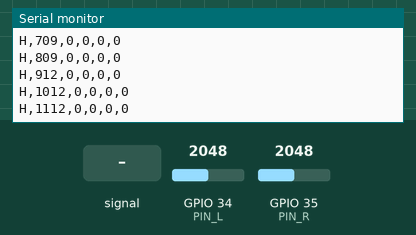
The sketch below on a simulated ESP32. Shown: the last lines printed to the serial monitor. The inputs (shaded band) are chosen by the test bench; at power-on: GPIO 34 (PIN_L) = 2048, GPIO 35 (PIN_R) = 2048 (analog values on the 0–4095 scale).

Above: at 1.2 s.
1.3 s: GPIO 34 (PIN_L) fed a 200 Hz sine of ±327 counts around its level
At 1.32 s:
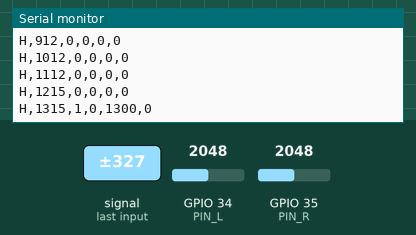
2.8 s: GPIO 34 (PIN_L) set to 2866
At 2.93 s:
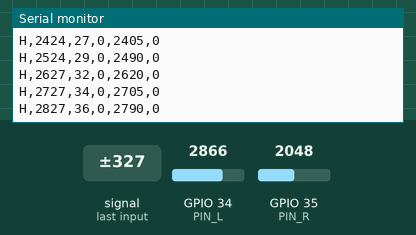
4.3 s: GPIO 35 (PIN_R) set to 2866
At 4.35 s:
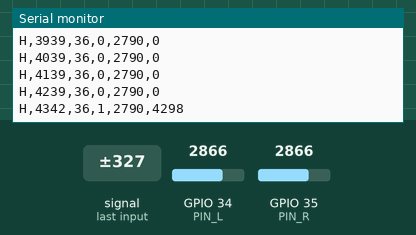
5.8 s: GPIO 35 (PIN_R) fed a 200 Hz sine of ±1023 counts around its level
At 5.86 s:
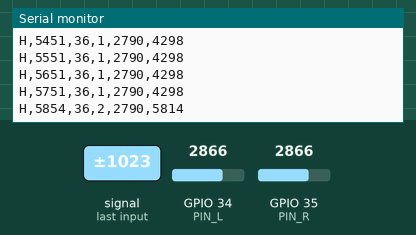
7.3 s: GPIO 34 (PIN_L) fed a 2 Hz sine of ±1228 counts around its level
At 7.57 s:
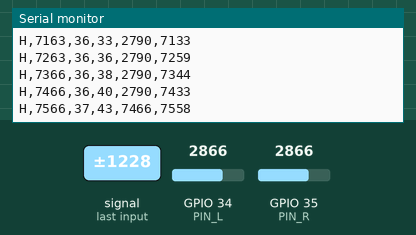
8.8 s: GPIO 35 (PIN_R) fed a 1000 Hz sine of ±1023 counts around its level
At 8.98 s:
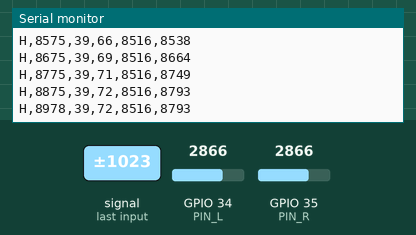
Timing chart, 0 to 11.3 s (numbered marks = the images above; inputs shaded):
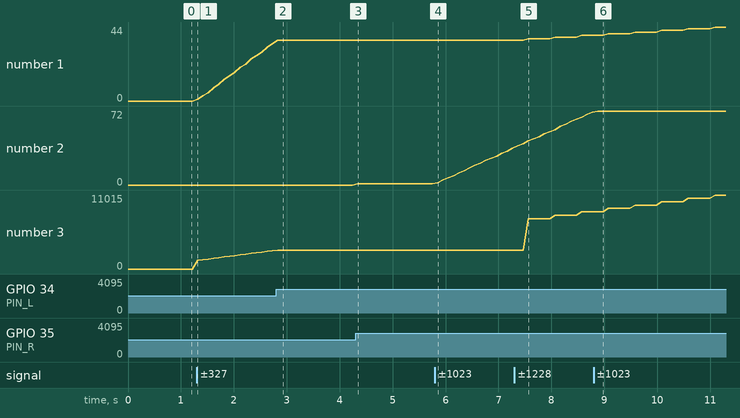

The sketch:

photo_counter_esp32.ino
```cpp
// ESP32: photoresistor wheel counter for calibrating the rig's wheel servos.
//
// Each wheel has 4 holes. An LED on the back (inner side) of the wheel shines through the
// holes onto a photoresistor on the front (outer side). Every hole that passes = one count.
//
// Wiring (per wheel); the pins switch with the board picked in the IDE:
//   3V3 -> photoresistor -> sensor pin; 10k from that pin -> GND.
//     ESP32 Dev Module:    GPIO 34 (left) / GPIO 35 (right)
//     ESP32-C3 (SuperMini): GPIO 0 (left)  / GPIO 1 (right)
//     ESP32-S3:            GPIO 1 (left)  / GPIO 2 (right)
//   5 V (VIN / 5V pin) -> 220 ohm -> LED long leg; LED short leg -> GND. (Always on.)
//   Put the photoresistor in a ~2 cm cardboard/paper tube so room light can't reach it.
//
// Prints "H,<ms>,<left_count>,<right_count>,<left_edge_ms>,<right_edge_ms>" every 100 ms at
// 115200 baud; *_edge_ms is when that wheel's latest hole passed (calibration times holes).
// Used by: python rig_driver.py calibrate --port <Arduino port> --esp-port <ESP32 port>
// Board: ESP32 Dev Module, ESP32C3 Dev Module (SuperMini) or ESP32S3. No libraries needed.
// On a C3/S3 SuperMini, also set Tools > USB CDC On Boot > Enabled, or nothing prints over USB.
//
// The threshold adapts by itself: it counts a hole when the light rises past 60 % of the way
// from dark to light (and resets below 40 %). After every notch it re-learns "dark" and "light"
// from that notch's actual readings, so a stray extreme (a hand, the LED during setup) only
// matters until the first notch passes.
// Set SHOW_LEVELS = true to also print "L,<left>,<right>,<left_thr>,<right_thr>" lines
// while setting up (calibration ignores them).

#if defined(CONFIG_IDF_TARGET_ESP32C3)
const int PIN_L = 0;                // ADC1 pins: these still work alongside Wi-Fi later
const int PIN_R = 1;
#elif defined(CONFIG_IDF_TARGET_ESP32S3)
const int PIN_L = 1;
const int PIN_R = 2;
#else                               // classic ESP32 (Dev Module)
const int PIN_L = 34;
const int PIN_R = 35;
#endif
const bool SHOW_LEVELS = false;

const uint32_t SAMPLE_US = 2000;    // read both sensors 500 times a second
const uint32_t MIN_GAP_MS = 40;     // ignore holes closer than 40 ms (top speed is ~125 ms apart)
const int OVERSAMPLE = 16;          // each reading = average of 16, to cut the ESP32's ADC noise
const int MIN_RANGE = 40;           // need at least this much light/dark difference (of 4095);
                                    // a good beam gives hundreds: shade the photoresistor if not
const float DECAY = 0.002f;         // how fast old min/max readings fade (~1 count/s), so a slow
                                    // wheel keeps its range between notches

struct Wheel {
  int pin;
  float lo = 4095, hi = 0;          // dark / light levels the thresholds sit between
  float darkMin = 4095, lightMax = 0;  // extremes of the current dark / light phase
  bool lit = false;                 // currently looking through a hole
  uint32_t count = 0;
  uint32_t edgeMs = 0;              // time of the latest counted hole
  int level = 0;

  void sample(uint32_t now) {
    uint32_t sum = 0;
    for (int i = 0; i < OVERSAMPLE; i++) sum += analogRead(pin);
    level = sum / OVERSAMPLE;       // brighter = higher (photoresistor on the 3V3 side)
    if (level > hi) hi = level; else hi -= DECAY;
    if (level < lo) lo = level; else lo += DECAY;
    if (lit) { if (level > lightMax) lightMax = level; }
    else if (level < darkMin) darkMin = level;
    float range = hi - lo;
    if (range < MIN_RANGE) {        // no clear light/dark difference yet (or the wheel is still)
      return;
    }
    if (!lit && level > lo + 0.6f * range) {
      lit = true;
      lo = darkMin;                 // the dark phase that just ended is the new "dark"
      lightMax = level;
      if (now - edgeMs >= MIN_GAP_MS) {
        count++;
        edgeMs = now;
      }
    } else if (lit && level < lo + 0.4f * range) {
      lit = false;
      hi = lightMax;                // the light phase that just ended is the new "light"
      darkMin = level;
    }
  }

  int threshold() const { return (int)(lo + 0.6f * (hi - lo)); }
};

Wheel left, right;

void setup() {
  Serial.begin(115200);
  analogReadResolution(12);
  pinMode(PIN_L, INPUT);
  pinMode(PIN_R, INPUT);
  left.pin = PIN_L;
  right.pin = PIN_R;
}

void loop() {
  static uint32_t nextSample = 0, nextReport = 0;
  uint32_t us = micros();
  if ((int32_t)(us - nextSample) >= 0) {
    nextSample = us + SAMPLE_US;
    uint32_t now = millis();
    left.sample(now);
    right.sample(now);
  }

  uint32_t now = millis();
  if ((int32_t)(now - nextReport) >= 0) {
    nextReport = now + 100;
    Serial.printf("H,%lu,%lu,%lu,%lu,%lu\n", (unsigned long)now, (unsigned long)left.count,
                  (unsigned long)right.count, (unsigned long)left.edgeMs, (unsigned long)right.edgeMs);
    if (SHOW_LEVELS)
      Serial.printf("L,%d,%d,%d,%d\n", left.level, right.level, left.threshold(), right.threshold());
  }
}
```

Measured:
- after the input at 1.3 s, the serial monitor: prints a new line at once (image 1)
- after the input at 4.3 s, the serial monitor: prints a new line at once (image 3)
- after the input at 5.8 s, the serial monitor: prints a new line after 0.05 s (image 4)
- after the input at 7.3 s, the serial monitor: prints a new line after 0.27 s (image 5)
- after the input at 8.8 s, the serial monitor: prints a new line after 0.08 s (image 6)
- plotted number 1: 0 → 34 after the input at 1.3 s, 36 → 39 after the input at 7.3 s
- plotted number 2: 71 → 72 after the input at 8.8 s
- plotted number 3: 0 → 2705 after the input at 1.3 s, 2790 → 8516 after the input at 7.3 s, 8516 → 11015 after the input at 8.8 s
